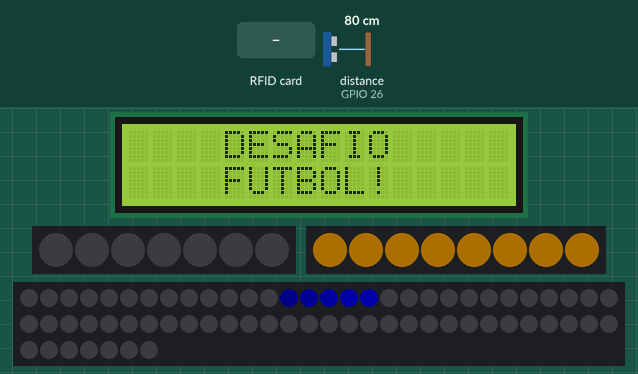
The sketch below on a simulated ESP32. Parts: 16×2 character LCD, 7 RGB LEDs in strip order, left to right, 8 RGB LEDs in strip order, left to right, 67 RGB LEDs in strip order, left to right, continuing on the next row. Inputs (shaded band) come from the test bench; at power-on: distance to the obstacle (sensor on GPIO 26) 80 cm. The echo pulse lasts 58.3 µs per cm; dim RGB values are drawn brighter than linear; WiFi joins after 1.5 s; servers stay silent unless stated; uploads are accepted with an empty reply; what the sketch prints to the serial monitor is not drawn.

Above: at 1.9 s.
2.0 s: RFID card 5E 7A 19 C4 held to the reader
At 5.1 s:
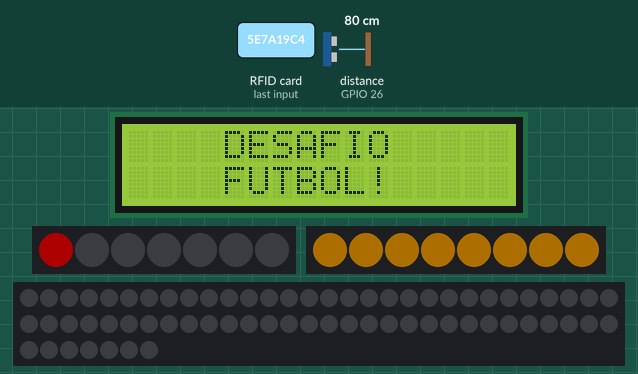
6.2 s: distance to the obstacle (sensor on GPIO 26) set to 35 cm
At 10.08 s:
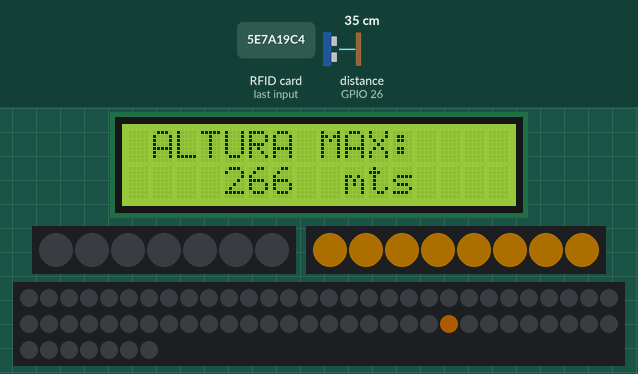
10.4 s: distance to the obstacle (sensor on GPIO 26) set to 83 cm
At 12.4 s:
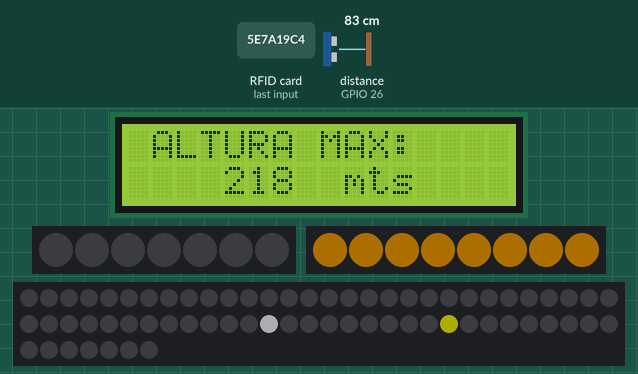
13.5 s: distance to the obstacle (sensor on GPIO 26) set to 60 cm
At 14.13 s:
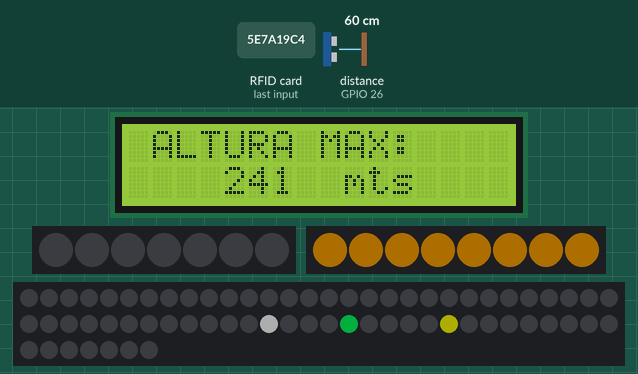
17.7 s: distance to the obstacle (sensor on GPIO 26) set to 120 cm
At 18.39 s:
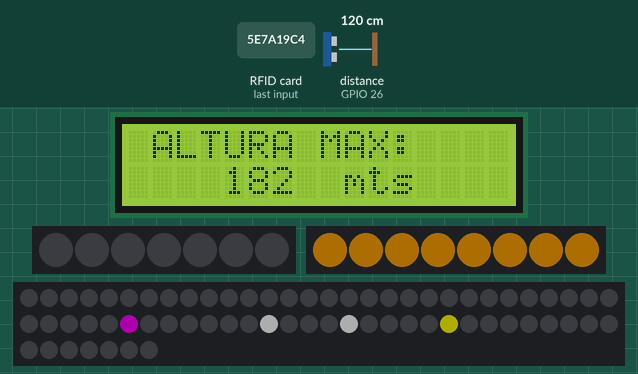
20.7 s: distance to the obstacle (sensor on GPIO 26) set to 35 cm
At 30.7 s:
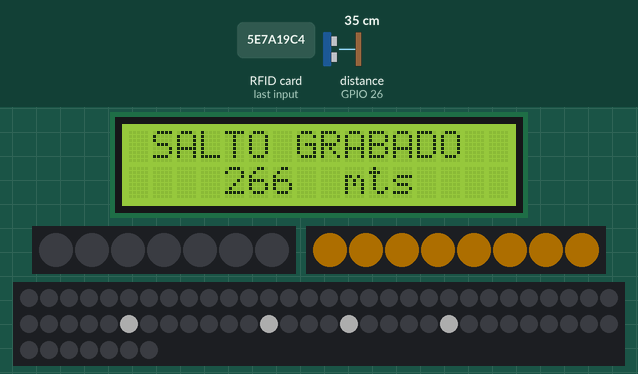
Timing chart, 0 to 32.5 s (numbered marks = the images above; inputs shaded):
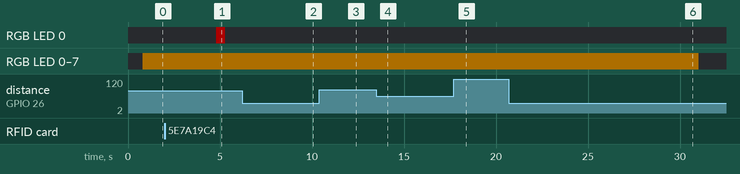

The sketch:

salto12_Serial_ArduinoUno.ino
```cpp
//
//TOFA:
//PONER EL saltoEnCmMAX para que sea ese el que se envie

//WIFI
#include <WiFi.h>
#include <WiFiClient.h>
#include <HTTPClient.h>

//JUEGO
#define IDJUEGO 3

//RFI
//#define DEBUG
#include <SPI.h>
#include <MFRC522.h>
const byte ssPin = 13;    //era 4
const byte resetPin = 5;  //era 2
MFRC522 mfrc522;
String currentID;

//16x02
#include <Wire.h>
#include <LiquidCrystal_I2C.h>
LiquidCrystal_I2C lcd(0x27, 16, 2);  // set the LCD address to 0x27 for a 16 chars and 2 line display

//FastLed
#include <FastLED.h>
#define NUM_LEDS 7
#define DATA_PIN 12
CRGB leds[NUM_LEDS];

FASTLED_USING_NAMESPACE
#define BRIGHTNESS 50
#define FRAMES_PER_SECOND 120

#define NUM_LEDS1 8
#define DATA_PIN1 04
CRGB leds1[NUM_LEDS1];


#define TAIL_LENGTH 8  // Number of LEDs in the tail
#define TAIL_DELAY 50  // Delay between tail LEDs (adjust as needed)

uint8_t gHue = 0;
#define NUM_LEDS2 67
#define DATA_PIN2 02
CRGB leds2[NUM_LEDS2];
#define LED_TYPE2 WS2811_400
#define COLOR_ORDER2 BRG

#define TAIL_LENGTH 5  // Number of LEDs in the tail
#define TAIL_DELAY 50

//HCsr04
const int trigPin1 = 25;
const int trigPin2 = 16;
const int trigPin3 = 17;
const int trigPin4 = 27;
const int echoPin1 = 26;
#define SOUND_SPEED 0.034
long hcsr1;
int distanceCm;
int distanceCm1;
int distanceCm2;
int distanceCm3;
int distanceCm4;
int distanceCmOk;
int saltoEnCm;
int saltoLedFloat;
int saltoEnCmPrev = 0;
int saltoFinalEnCm;

int i = 0;

int iteration = 0;
//cuentas Millis
unsigned long previousHcsr_A = 0;
unsigned long previousGameStart = 0;
const long intervalResetGame = 20000;
const long intervaloTiempoReseteo = 5000;  //SE ACABO EL TIEMPO
unsigned long tiempoPrevioParaReseteo = 0;

//logica loop
int saltoLed;
const int alturaDelSensor = 300;  //en cm
const int alturaMinima = 55;
int saltoFinal;
String jugadorN;

bool saltoOk = false;

bool startGame = false;
bool currentGameStartFlag = false;
bool flagTimeOut = false;
bool saltoGrabado = false;
bool tiempoParaReseteo = false;
bool flagTiempoParaReseteo = false;

//Manejo de wifi
String mainURL = "http://34.193.34.135/DesafioFutbol/DBHandler/GrabarHito.aspx?";
const char* ssid = "Personal-WiFi-095-2.4Ghz";
const char* password = "ZXvN6hxVEk";

void setup() {
#ifdef DEBUG
  Serial.begin(115200);
  Serial.println(F("Serial communication started"));
#endif
  delay(250);
  //Conexion a red
  WiFi.mode(WIFI_STA);
  WiFi.begin(ssid, password);
  delay(250);
  //  while (WiFi.status() != WL_CONNECTED)
  //  {
  //    Serial.print(".");
  //    delay(100);
  //  }

  if (WiFi.status() == WL_CONNECTED) {
    Serial.println(".");
    Serial.println("CONECTADO");
  }

  //RFID
  SPI.begin();
  mfrc522.PCD_Init(ssPin, resetPin);
  mfrc522.PCD_SetAntennaGain(MFRC522::PCD_RxGain::RxGain_max);
  delay(100);

  //1602 init
  lcd.init();
  lcd.init();
  lcd.backlight();
  lcd.setCursor(4, 0);
  lcd.print("DESAFIO");
  lcd.setCursor(4, 1);
  lcd.print("FUTBOL!");

  FastLED.setBrightness(BRIGHTNESS);
  //FastLed
  FastLED.addLeds<NEOPIXEL, DATA_PIN>(leds, NUM_LEDS);     // GRB ordering is assumed
  FastLED.addLeds<NEOPIXEL, DATA_PIN1>(leds1, NUM_LEDS1);  // GRB ordering is assumed


  FastLED.addLeds<LED_TYPE2, DATA_PIN2, COLOR_ORDER2>(leds2, NUM_LEDS2).setCorrection(TypicalLEDStrip);

  //FastLED.addLeds<WS2811_400, DATA_PIN2,BRG>(leds2, NUM_LEDS2);  // GRB ordering is assumed
  leds1[0] = CRGB::Orange;
  leds1[1] = CRGB::Orange;
  leds1[2] = CRGB::Orange;
  leds1[3] = CRGB::Orange;
  leds1[4] = CRGB::Orange;
  leds1[5] = CRGB::Orange;
  leds1[6] = CRGB::Orange;
  leds1[7] = CRGB::Orange;
  FastLED.show();

  for (int i = 0; i < NUM_LEDS2; i++) {
    leds2[i] = CRGB::Black;
  }
  FastLED.show();


  //Hcsr04-1
  pinMode(trigPin1, OUTPUT);  // Sets the trigPin as an Output
  pinMode(echoPin1, INPUT);   // Sets the echoPin as an Input
  pinMode(trigPin2, OUTPUT);  // Sets the trigPin as an Output
  pinMode(trigPin3, OUTPUT);  // Sets the trigPin as an Output
  pinMode(trigPin4, OUTPUT);  // Sets the trigPin as an Output
}

void fadeall() {
  for (int i = 0; i < NUM_LEDS2 + TAIL_LENGTH; i++) {
    fill_solid(leds2, NUM_LEDS2, CRGB::Black);

    for (int j = 0; j < TAIL_LENGTH; j++) {
      int pos = i - j;
      if (pos >= 0 && pos < NUM_LEDS2) {
        leds2[pos] = CHSV(160, 255, 255);  // Azul
        leds2[pos].fadeToBlackBy(j * (255 / TAIL_LENGTH));
      }
    }

    FastLED.show();
    delay(TAIL_DELAY);
  }
}

void loop() {

  //fadeall();
  /*
  testCometEffect(leds, NUM_LEDS, CHSV(0, 255, 255));
  testCometEffect(leds1, NUM_LEDS1, CHSV(96, 255, 255));
  testCometEffect(leds2, NUM_LEDS2, CHSV(160, 255, 255));

*/

  if (startGame == false) {


    Serial.print("x");
    // First slide the led in one direction
    //    for (int i = 0; i < NUM_LEDS2; i++) {
    //      // Set the i'th led to red
    //      leds2[i] = CHSV(hue = hue + 3, 255, 120);
    //      // Show the leds
    //      FastLED.show();
    //      // now that we've shown the leds, reset the i'th led to black
    //      // leds[i] = CRGB::Black;
    //      fadeall();
    //      // Wait a little bit before we loop around and do it again
    //      delay(3);
    //    }

    //    // Now go in the other direction.
    //    for (int i = (NUM_LEDS2) - 1; i >= 0; i--) {
    //      // Set the i'th led to red
    //      leds2[i] = CHSV(hue=hue+3, 255, 120);
    //      // Show the leds
    //      FastLED.show();
    //      // now that we've shown the leds, reset the i'th led to black
    //      // leds[i] = CRGB::Black;
    //      //fadeall();
    //      // Wait a little bit before we loop around and do it again
    //      delay(3);
    //    }
    //
    //    FastLED.clear();
    //
    //    FastLED.show();
  }

  if (saltoOk == true) {


    //Serial.println(saltoLed);
    // leds2[saltoLed] = CHSV( gHue, 255, 192);
    leds2[saltoLed] += CHSV(gHue, 255, 192);

    FastLED.show();


    //  fadeToBlackBy( leds2, saltoLed, 50);
    //  int pos = beatsin16( 8, 0, saltoLed - 0 );
    //leds2[pos] += CHSV( gHue, 255, 192);
    saltoOk = false;
  }

  EVERY_N_MILLISECONDS(20) {
    gHue = gHue + 5;  // slowly cycle the "base color" through the rainbow
  }


  //lecturaDeSalto();
  //Serial.println(303-distanceCm);

  if (startGame == false) {
    lecturaDeRfid();
  }

  if (startGame == true) {
    lecturaDeSalto();
    currentGameStarted();
  }
  if (tiempoParaReseteo == true) {
    displayDesafioFutbol();
  }
}


void lecturaDeRfid() {
  boolean changedValue = false;

#ifdef DEBUG
  if (changedValue) {
    Serial.print(F("Detected tag: "));
    Serial.println(currentID);
    Serial.println(F("---"));
  }
#endif

  mfrc522.PCD_Init();
  String readRFID = "";
  currentID = readRFID;
  delay(30);

  if (mfrc522.PICC_IsNewCardPresent() && mfrc522.PICC_ReadCardSerial()) {
    readRFID = dump_byte_array(mfrc522.uid.uidByte, mfrc522.uid.size);
    jugadorN = readRFID;
  }

  if (readRFID != currentID) {
    changedValue = true;
    currentID = readRFID;

    leds[0] = CRGB::Red;
    FastLED.show();
    delay(500);
    leds[0] = CRGB::Black;
    FastLED.show();
    delay(500);

    lcd.clear();
    lcd.setCursor(0, 0);
    lcd.print("SALTA BIEN ALTO!");

    startGame = true;
    tiempoParaReseteo = false;
    tiempoPrevioParaReseteo = 0;
    currentGameStartFlag = false;
    flagTimeOut = false;
    saltoGrabado = false;
    tiempoParaReseteo = false;
    flagTiempoParaReseteo = false;
    FastLED.clear();
    FastLED.show();
    leds1[0] = CRGB::Orange;
    leds1[1] = CRGB::Orange;
    leds1[2] = CRGB::Orange;
    leds1[3] = CRGB::Orange;
    leds1[4] = CRGB::Orange;
    leds1[5] = CRGB::Orange;
    leds1[6] = CRGB::Orange;
    leds1[7] = CRGB::Orange;
    FastLED.show();
  }

  mfrc522.PICC_HaltA();
  mfrc522.PCD_StopCrypto1();

  static uint8_t hue = 0;
  EVERY_N_MILLISECONDS(20) {
    gHue = gHue + 5;  // slowly cycle the "base color" through the rainbow
  }

  if (i < NUM_LEDS2) {
    i++;
    leds2[i] = CHSV(hue = hue + 3, 255, 120);
    // Show the leds
    FastLED.show();
    // now that we've shown the leds, reset the i'th led to black
    // leds[i] = CRGB::Black;
    fadeall();

    if (i >= NUM_LEDS2) {
      i = 0;
    }
  }
  delay(1);
}

void sendingData(int _valor) {
  Serial.println("manda datos por wifi");
  Serial.println(WiFi.status());

  //GRABO DATOS
  //Esperar conexion
  if ((WiFi.status() == WL_CONNECTED)) {
    Serial.println("CONECTADO");
    WiFiClient client;
    HTTPClient http;
    http.setTimeout(5000);

    if (http.begin(client, mainURL + "cd_jugador=" + jugadorN + "&cd_juego=" + IDJUEGO + "&vl_resultado=" + _valor)) {
      Serial.println("SENDING");
      //delay(100);
      int httpCode = http.GET();

      if (httpCode > 0) {
        Serial.printf("[HTTP] GET... codigo: %d", httpCode);

        if (httpCode == HTTP_CODE_OK || httpCode == HTTP_CODE_MOVED_PERMANENTLY) {
          String payload = http.getString();
          Serial.println(payload);
        }
      } else {
        Serial.printf("[HTTP] GET... error: %s", http.errorToString(httpCode).c_str());
      }
      http.end();
    } else {
      Serial.printf("[HTTP} No se ha podido conectar");
    }
  }
  delay(1000);
}

void lecturaDeSalto() {

  delay(30);
  digitalWrite(trigPin1, LOW);
  digitalWrite(trigPin2, LOW);
  digitalWrite(trigPin3, LOW);
  digitalWrite(trigPin4, LOW);
  delayMicroseconds(2);
  // Sets the trigPin on HIGH state for 10 micro seconds
  digitalWrite(trigPin1, HIGH);
  digitalWrite(trigPin2, HIGH);
  digitalWrite(trigPin3, HIGH);
  digitalWrite(trigPin4, HIGH);
  delayMicroseconds(10);
  digitalWrite(trigPin1, LOW);
  digitalWrite(trigPin2, LOW);
  digitalWrite(trigPin3, LOW);
  digitalWrite(trigPin4, LOW);

  // Reads the echoPin, returns the sound wave travel time in microseconds
  hcsr1 = pulseIn(echoPin1, HIGH, 15000);

  // Calculate the distance
  distanceCm = hcsr1 * SOUND_SPEED / 2;

  if (iteration == 1) {
    distanceCm2 = distanceCm;
    if ((((distanceCm2) - (distanceCm1)) < 10) && (((distanceCm2) - (distanceCm1)) > -10)) {
      distanceCmOk = distanceCm2;
    }
    iteration = 0;
  }

  if (iteration == 0) {
    distanceCm1 = distanceCm;
    //    Serial.print("iteration 0: ");
    //    Serial.println(iteration);
    iteration = 1;
  }

  // if (true) {

  saltoEnCm = alturaDelSensor - distanceCmOk;

  if (saltoEnCm < 80) {
    saltoOk = false;
  }

  if (saltoEnCm < 270 && saltoEnCm > 80) {
    //leds[0] = CRGB::Green;
    lcd.clear();
    lcd.setCursor(1, 0);
    lcd.print("ALTURA MAX:");
    lcd.setCursor(4, 1);
    lcd.print(saltoEnCm);
    lcd.setCursor(9, 1);
    lcd.print("mts");
    //leds[0] = CRGB::Black;
    saltoGrabado = true;
    saltoOk = true;
    saltoLed = map(saltoEnCm, 320, 80, 60, 16);

    if (saltoEnCm > saltoEnCmPrev) {
      saltoEnCmPrev = saltoEnCm;
    }
  }
  //}
}

void currentGameStarted() {
  if (flagTimeOut == false) {
    previousGameStart = millis();
    flagTimeOut = true;
  }
  unsigned long currentGameStart = millis();

  currentGameStartFlag = true;

  if (currentGameStartFlag == true && saltoGrabado == false) {
    if (currentGameStart - previousGameStart >= intervalResetGame) {
      // save the last time you blinked the LED
      previousGameStart = currentGameStart;
      currentGameStartFlag = false;
      startGame = false;
      flagTimeOut = false;
      tiempoParaReseteo = true;
      lcd.clear();
      lcd.setCursor(4, 0);
      lcd.print("SE ACABO");
      lcd.setCursor(4, 1);
      lcd.print("EL TIEMPO");
    }
  }

  if (currentGameStartFlag == true && saltoGrabado == true) {
    if (currentGameStart - previousGameStart >= intervalResetGame) {
      // save the last time you blinked the LED
      previousGameStart = currentGameStart;
      currentGameStartFlag = false;

      lcd.clear();
      flagTimeOut = false;
      leds[0] = CRGB::Blue;
      FastLED.show();
      lcd.clear();
      lcd.setCursor(1, 0);
      lcd.print("SALTO GRABADO");
      lcd.setCursor(4, 1);
      lcd.print(saltoEnCmPrev);
      lcd.setCursor(9, 1);
      lcd.print("mts");
      leds[0] = CRGB::Black;
      FastLED.show();
      saltoGrabado = false;
      delay(100);
      tiempoParaReseteo = true;
      startGame = false;
      //saltoFinal = saltoEnCmPrev;

      sendingData(MapeaDato(saltoEnCmPrev));
    }
  }
}

int MapeaDato(int _dato) {
  _dato = map(saltoFinal, 10, 27, 10, 100);

  //FALTA MAPEAR DATO
  return (int)_dato;
}

void displayDesafioFutbol() {

  FastLED.clear();
  FastLED.show();

  saltoGrabado = false;
  saltoOk = false;
  saltoLed = 0;
  saltoEnCm = 0;
  saltoEnCmPrev = 0;

  if (flagTiempoParaReseteo == false) {
    tiempoPrevioParaReseteo = millis();
    flagTiempoParaReseteo = true;
  }
  unsigned long tiempoActualParaReseteo = millis();
  if (tiempoActualParaReseteo - tiempoPrevioParaReseteo > intervaloTiempoReseteo) {
    lcd.clear();
    lcd.setCursor(0, 0);
    lcd.print("DESAFIO FUTBOL !");
    tiempoParaReseteo = false;
    flagTiempoParaReseteo = false;
  }
}

String dump_byte_array(byte* buffer, byte bufferSize) {
  String read_rfid = "";

  for (byte i = 0; i < bufferSize; i++) {
    read_rfid = read_rfid + String(buffer[i], HEX);
  }

  return read_rfid;
}

void testCometEffect(CRGB* ledArray, int numLeds, CHSV color) {
  for (int i = 0; i < numLeds + TAIL_LENGTH; i++) {
    // Apagar todos
    fill_solid(ledArray, numLeds, CRGB::Black);

    // Dibujar cola
    for (int j = 0; j < TAIL_LENGTH; j++) {
      int pos = i - j;
      if (pos >= 0 && pos < numLeds) {
        ledArray[pos] = color;
        ledArray[pos].fadeToBlackBy(j * (255 / TAIL_LENGTH));  // Cola más tenue
      }
    }

    FastLED.show();
    delay(TAIL_DELAY);
  }
}
```

Measured:
- after the input at 10.4 s, the display: first changes after 0.21 s (image 3 shows a later state)
- after the input at 13.5 s, the display: first changes after 0.12 s (image 4 shows a later state)
- after the input at 17.7 s, the display: first changes after 0.14 s (image 5 shows a later state)
- what the display in image 1 shows lasts 0.5 s, from 4.8 s to 5.3 s
